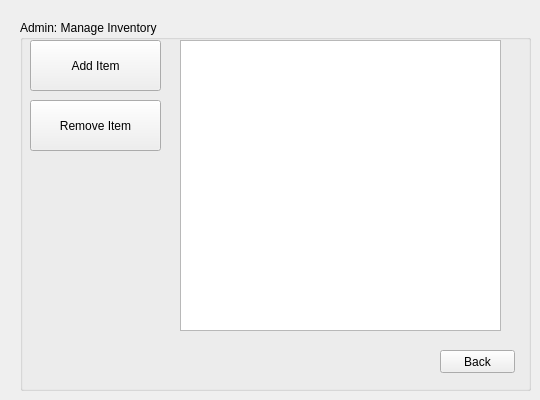
    <widget class="QWidget" name="ManageInventory">
     <widget class="QGroupBox" name="groupBox_5">
      <property name="geometry">
       <rect>
        <x>20</x>
        <y>20</y>
        <width>511</width>
        <height>371</height>
       </rect>
      </property>
      <property name="title">
       <string>Admin: Manage Inventory</string>
      </property>
      <widget class="QPushButton" name="pushButton_back_inventory">
       <property name="geometry">
        <rect>
         <x>420</x>
         <y>330</y>
         <width>75</width>
         <height>23</height>
        </rect>
       </property>
       <property name="text">
        <string>Back</string>
       </property>
      </widget>
      <widget class="QPushButton" name="pushButton_addItem">
       <property name="geometry">
        <rect>
         <x>10</x>
         <y>20</y>
         <width>131</width>
         <height>51</height>
        </rect>
       </property>
       <property name="text">
        <string>Add Item</string>
       </property>
      </widget>
      <widget class="QPushButton" name="pushButton_removeItem">
       <property name="geometry">
        <rect>
         <x>10</x>
         <y>80</y>
         <width>131</width>
         <height>51</height>
        </rect>
       </property>
       <property name="text">
        <string>Remove Item</string>
       </property>
      </widget>
      <widget class="QTableView" name="tableView_9">
       <property name="geometry">
        <rect>
         <x>160</x>
         <y>20</y>
         <width>321</width>
         <height>291</height>
        </rect>
       </property>
      </widget>
     </widget>
    </widget>
